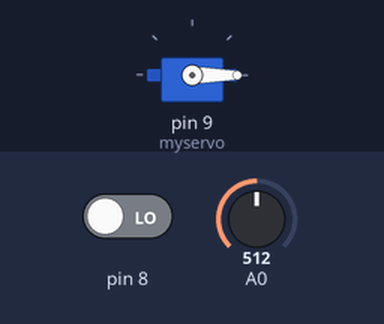
A sketch run on a simulated Arduino Uno, built with avr-gcc and run on an emulated ATmega328P. On the bench: servo. Inputs (shaded band) come from the test bench; at power-on: pin 8 LOW, A0 = 512.

Above: at 1.2 s.
1.3 s: pin 8 driven HIGH
At 2.5 s:
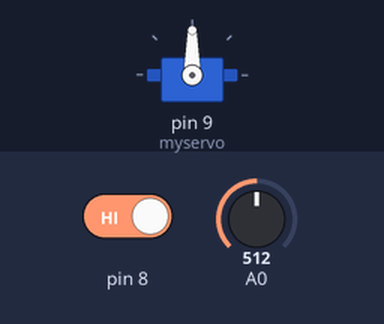
2.8 s: A0 set to 716
At 3.6 s:
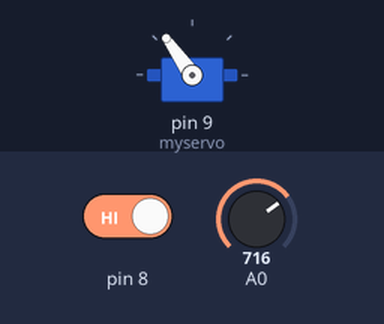
4.3 s: A0 set to 900
At 4.7 s:
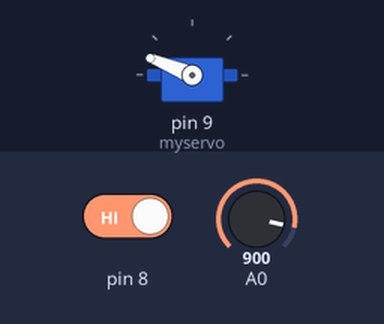
5.8 s: A0 set to 1023
At 7.0 s:
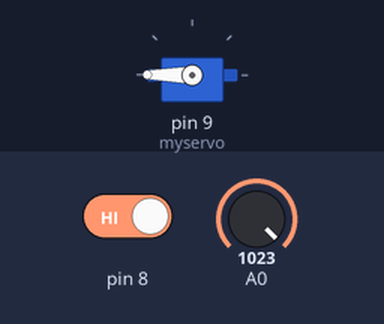
7.3 s: A0 set to 306
At 8.2 s:
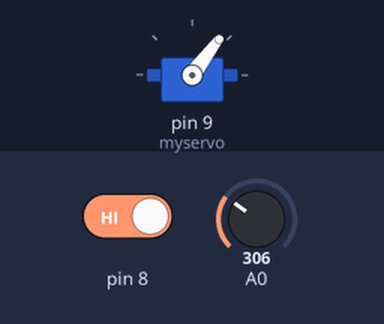
8.8 s: A0 set to 122
At 9.3 s:
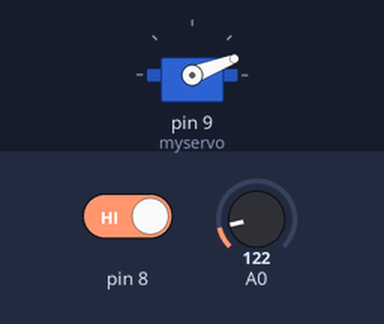
Timing chart, 0 to 11.3 s (numbered marks = the images above; inputs shaded):
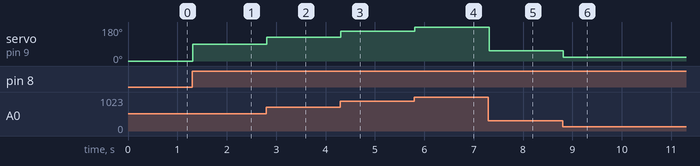

The sketch:

motorEx2.ino
```cpp
#include <Servo.h>

Servo myservo;

void setup() {
  // put your setup code here, to run once:
  pinMode(8, INPUT);
  myservo.attach(9);
}

void loop() {
  // put your main code here, to run repeatedly:
  myservo.write(0);
  int val = analogRead(A0);
  int rad = map(val, 0, 1023, 0, 180);
  if(digitalRead(8)==HIGH){
    myservo.write(rad);
  }

  delay(15);
}
```

Measured:
- after the input at 1.3 s, servo on pin 9 (myservo): 0° → 90° at once
- after the input at 2.8 s, servo on pin 9 (myservo): 90° → 125° at once
- after the input at 4.3 s, servo on pin 9 (myservo): 125° → 158° at once
- after the input at 5.8 s, servo on pin 9 (myservo): 158° → 180° at once
- after the input at 7.3 s, servo on pin 9 (myservo): 180° → 53° at once
- after the input at 8.8 s, servo on pin 9 (myservo): 53° → 21° at once
